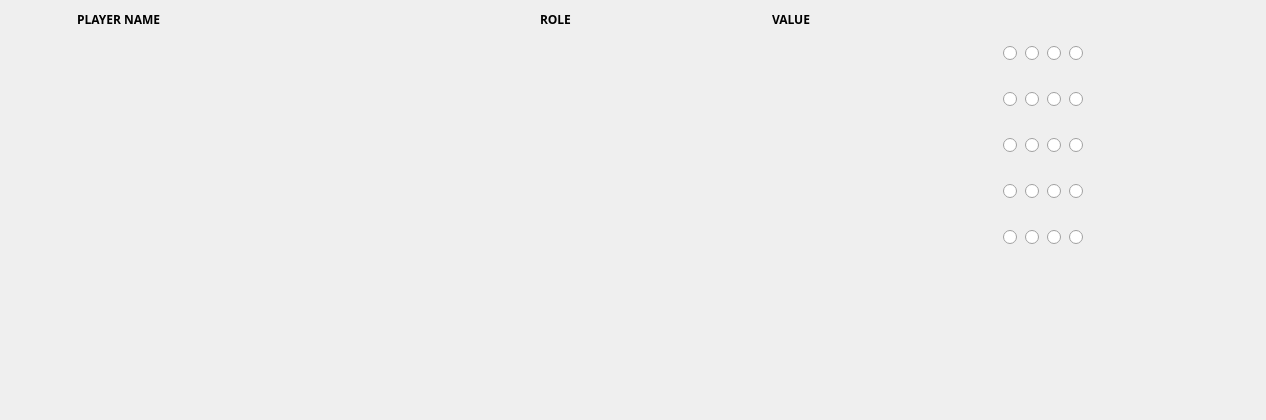
      <widget class="QWidget" name="scrollAreaWidgetContents">
       <property name="geometry">
        <rect>
         <x>0</x>
         <y>0</y>
         <width>1266</width>
         <height>420</height>
        </rect>
       </property>
       <layout class="QVBoxLayout" name="verticalLayout">
        <item>
         <layout class="QGridLayout" name="gridLayout_3">
          <property name="sizeConstraint">
           <enum>QLayout::SetMinimumSize</enum>
          </property>
          <item row="11" column="14">
           <widget class="QRadioButton" name="radioButton_22">
            <property name="maximumSize">
             <size>
              <width>18</width>
              <height>16777215</height>
             </size>
            </property>
            <property name="text">
             <string/>
            </property>
            <property name="autoExclusive">
             <bool>false</bool>
            </property>
           </widget>
          </item>
          <item row="12" column="14">
           <widget class="QRadioButton" name="radioButton_23">
            <property name="maximumSize">
             <size>
              <width>18</width>
              <height>16777215</height>
             </size>
            </property>
            <property name="text">
             <string/>
            </property>
            <property name="autoExclusive">
             <bool>false</bool>
            </property>
           </widget>
          </item>
          <item row="7" column="5">
           <widget class="QLabel" name="R2">
            <property name="styleSheet">
             <string notr="true"/>
            </property>
            <property name="text">
             <string/>
            </property>
           </widget>
          </item>
          <item row="12" column="6">
           <widget class="QLabel" name="V5">
            <property name="text">
             <string/>
            </property>
           </widget>
          </item>
          <item row="6" column="12">
           <widget class="QRadioButton" name="radioButton_2">
            <property name="maximumSize">
             <size>
              <width>16</width>
              <height>16777215</height>
             </size>
            </property>
            <property name="text">
             <string/>
            </property>
            <property name="autoExclusive">
             <bool>false</bool>
            </property>
           </widget>
          </item>
          <item row="7" column="6">
           <widget class="QLabel" name="V2">
            <property name="text">
             <string/>
            </property>
           </widget>
          </item>
          <item row="1" column="6">
           <widget class="QLabel" name="label_14">
            <property name="font">
             <font>
              <family>Microsoft PhagsPa</family>
              <weight>75</weight>
              <bold>true</bold>
             </font>
            </property>
            <property name="text">
             <string>VALUE</string>
            </property>
           </widget>
          </item>
          <item row="12" column="2">
           <widget class="QLabel" name="E5">
            <property name="font">
             <font>
              <family>HoloLens MDL2 Assets</family>
              <weight>75</weight>
              <bold>true</bold>
             </font>
            </property>
            <property name="text">
             <string/>
            </property>
           </widget>
          </item>
          <item row="10" column="2">
           <widget class="QLabel" name="E3">
            <property name="font">
             <font>
              <family>HoloLens MDL2 Assets</family>
              <weight>75</weight>
              <bold>true</bold>
             </font>
            </property>
            <property name="text">
             <string/>
            </property>
           </widget>
          </item>
          <item row="11" column="12">
           <widget class="QRadioButton" name="radioButton_16">
            <property name="maximumSize">
             <size>
              <width>17</width>
              <height>16777215</height>
             </size>
            </property>
            <property name="text">
             <string/>
            </property>
            <property name="autoExclusive">
             <bool>false</bool>
            </property>
           </widget>
          </item>
          <item row="7" column="14">
           <widget class="QRadioButton" name="radioButton_20">
            <property name="maximumSize">
             <size>
              <width>17</width>
              <height>16777215</height>
             </size>
            </property>
            <property name="text">
             <string/>
            </property>
            <property name="autoExclusive">
             <bool>false</bool>
            </property>
           </widget>
          </item>
          <item row="6" column="3" colspan="2">
           <widget class="QLabel" name="L1">
            <property name="font">
             <font>
              <family>HoloLens MDL2 Assets</family>
              <weight>75</weight>
              <bold>true</bold>
             </font>
            </property>
            <property name="text">
             <string/>
            </property>
           </widget>
          </item>
          <item row="12" column="7">
           <widget class="QRadioButton" name="radioButton_9">
            <property name="maximumSize">
             <size>
              <width>17</width>
              <height>16777215</height>
             </size>
            </property>
            <property name="font">
             <font>
              <family>Microsoft PhagsPa</family>
              <weight>75</weight>
              <bold>true</bold>
             </font>
            </property>
            <property name="text">
             <string/>
            </property>
            <property name="autoExclusive">
             <bool>false</bool>
            </property>
           </widget>
          </item>
          <item row="7" column="16">
           <spacer name="verticalSpacer_9">
            <property name="font">
             <font>
              <family>Microsoft PhagsPa</family>
              <weight>75</weight>
              <bold>true</bold>
             </font>
            </property>
            <property name="orientation">
             <enum>Qt::Vertical</enum>
            </property>
            <property name="sizeType">
             <enum>QSizePolicy::Minimum</enum>
            </property>
            <property name="sizeHint" stdset="0">
             <size>
              <width>20</width>
              <height>40</height>
             </size>
            </property>
           </spacer>
          </item>
          <item row="11" column="5">
           <widget class="QLabel" name="R4">
            <property name="text">
             <string/>
            </property>
           </widget>
          </item>
          <item row="1" column="3" colspan="2">
           <widget class="QLabel" name="label_11">
            <property name="font">
             <font>
              <family>HoloLens MDL2 Assets</family>
              <weight>75</weight>
              <bold>true</bold>
             </font>
            </property>
            <property name="text">
             <string>PLAYER NAME</string>
            </property>
           </widget>
          </item>
          <item row="6" column="8">
           <widget class="QRadioButton" name="radioButton">
            <property name="maximumSize">
             <size>
              <width>16</width>
              <height>16777215</height>
             </size>
            </property>
            <property name="text">
             <string/>
            </property>
            <property name="autoExclusive">
             <bool>false</bool>
            </property>
           </widget>
          </item>
          <item row="14" column="2">
           <widget class="QLabel" name="label_6">
            <property name="font">
             <font>
              <family>Microsoft PhagsPa</family>
              <weight>75</weight>
              <bold>true</bold>
             </font>
            </property>
            <property name="text">
             <string/>
            </property>
           </widget>
          </item>
          <item row="12" column="3" colspan="2">
           <widget class="QLabel" name="L5">
            <property name="font">
             <font>
              <family>HoloLens MDL2 Assets</family>
              <weight>75</weight>
              <bold>true</bold>
             </font>
            </property>
            <property name="text">
             <string/>
            </property>
           </widget>
          </item>
          <item row="10" column="12">
           <widget class="QRadioButton" name="radioButton_15">
            <property name="maximumSize">
             <size>
              <width>17</width>
              <height>16777215</height>
             </size>
            </property>
            <property name="text">
             <string/>
            </property>
            <property name="autoExclusive">
             <bool>false</bool>
            </property>
           </widget>
          </item>
          <item row="10" column="5">
           <widget class="QLabel" name="R3">
            <property name="text">
             <string/>
            </property>
           </widget>
          </item>
          <item row="7" column="3" colspan="2">
           <widget class="QLabel" name="L2">
            <property name="font">
             <font>
              <family>HoloLens MDL2 Assets</family>
              <weight>75</weight>
              <bold>true</bold>
             </font>
            </property>
            <property name="text">
             <string/>
            </property>
           </widget>
          </item>
          <item row="7" column="8">
           <widget class="QRadioButton" name="radioButton_3">
            <property name="maximumSize">
             <size>
              <width>17</width>
              <height>16777215</height>
             </size>
            </property>
            <property name="text">
             <string/>
            </property>
            <property name="autoExclusive">
             <bool>false</bool>
            </property>
           </widget>
          </item>
          <item row="12" column="12">
           <widget class="QRadioButton" name="radioButton_17">
            <property name="maximumSize">
             <size>
              <width>17</width>
              <height>16777215</height>
             </size>
            </property>
            <property name="text">
             <string/>
            </property>
            <property name="autoExclusive">
             <bool>false</bool>
            </property>
           </widget>
          </item>
          <item row="6" column="2">
           <widget class="QLabel" name="E1">
            <property name="maximumSize">
             <size>
              <width>60</width>
              <height>60</height>
             </size>
            </property>
            <property name="font">
             <font>
              <family>HoloLens MDL2 Assets</family>
              <weight>75</weight>
              <bold>true</bold>
             </font>
            </property>
            <property name="text">
             <string/>
            </property>
            <property name="scaledContents">
             <bool>false</bool>
            </property>
           </widget>
          </item>
          <item row="10" column="6">
           <widget class="QLabel" name="V3">
            <property name="text">
             <string/>
            </property>
           </widget>
          </item>
          <item row="11" column="8">
           <widget class="QRadioButton" name="radioButton_5">
            <property name="maximumSize">
             <size>
              <width>17</width>
              <height>16777215</height>
             </size>
            </property>
            <property name="text">
             <string/>
            </property>
            <property name="autoExclusive">
             <bool>false</bool>
            </property>
           </widget>
          </item>
          <item row="6" column="5">
           <widget class="QLabel" name="R1">
            <property name="text">
             <string/>
            </property>
           </widget>
          </item>
          <item row="6" column="16">
           <spacer name="verticalSpacer_8">
            <property name="font">
             <font>
              <family>Microsoft PhagsPa</family>
              <weight>75</weight>
              <bold>true</bold>
             </font>
            </property>
            <property name="orientation">
             <enum>Qt::Vertical</enum>
            </property>
            <property name="sizeType">
             <enum>QSizePolicy::Minimum</enum>
            </property>
            <property name="sizeHint" stdset="0">
             <size>
              <width>20</width>
              <height>40</height>
             </size>
            </property>
           </spacer>
          </item>
          <item row="6" column="14">
           <widget class="QRadioButton" name="radioButton_19">
            <property name="maximumSize">
             <size>
              <width>16</width>
              <height>16777215</height>
             </size>
            </property>
            <property name="text">
             <string/>
            </property>
            <property name="autoExclusive">
             <bool>false</bool>
            </property>
           </widget>
          </item>
          <item row="1" column="7">
           <widget class="QLabel" name="label_13">
            <property name="font">
             <font>
              <family>Microsoft PhagsPa</family>
              <weight>75</weight>
              <bold>true</bold>
             </font>
            </property>
            <property name="text">
             <string/>
            </property>
           </widget>
          </item>
          <item row="7" column="2">
           <widget class="QLabel" name="E2">
            <property name="font">
             <font>
              <family>HoloLens MDL2 Assets</family>
              <weight>75</weight>
              <bold>true</bold>
             </font>
            </property>
            <property name="text">
             <string/>
            </property>
           </widget>
          </item>
          <item row="12" column="16">
           <spacer name="verticalSpacer_10">
            <property name="font">
             <font>
              <family>Microsoft PhagsPa</family>
              <weight>75</weight>
              <bold>true</bold>
             </font>
            </property>
            <property name="orientation">
             <enum>Qt::Vertical</enum>
            </property>
            <property name="sizeType">
             <enum>QSizePolicy::Minimum</enum>
            </property>
            <property name="sizeHint" stdset="0">
             <size>
              <width>20</width>
              <height>40</height>
             </size>
            </property>
           </spacer>
          </item>
          <item row="7" column="7">
           <widget class="QRadioButton" name="radioButton_11">
            <property name="maximumSize">
             <size>
              <width>17</width>
              <height>16777215</height>
             </size>
            </property>
            <property name="font">
             <font>
              <family>Microsoft PhagsPa</family>
              <weight>75</weight>
              <bold>true</bold>
             </font>
            </property>
            <property name="text">
             <string/>
            </property>
            <property name="autoExclusive">
             <bool>false</bool>
            </property>
           </widget>
          </item>
          <item row="10" column="16">
           <spacer name="verticalSpacer_12">
            <property name="font">
             <font>
              <family>Microsoft PhagsPa</family>
              <weight>75</weight>
              <bold>true</bold>
             </font>
            </property>
            <property name="orientation">
             <enum>Qt::Vertical</enum>
            </property>
            <property name="sizeType">
             <enum>QSizePolicy::Minimum</enum>
            </property>
            <property name="sizeHint" stdset="0">
             <size>
              <width>20</width>
              <height>40</height>
             </size>
            </property>
           </spacer>
          </item>
          <item row="1" column="5">
           <widget class="QLabel" name="label_15">
            <property name="font">
             <font>
              <family>Microsoft PhagsPa</family>
              <weight>75</weight>
              <bold>true</bold>
             </font>
            </property>
            <property name="text">
             <string>ROLE</string>
            </property>
           </widget>
          </item>
          <item row="12" column="8">
           <widget class="QRadioButton" name="radioButton_6">
            <property name="maximumSize">
             <size>
              <width>17</width>
              <height>16777215</height>
             </size>
            </property>
            <property name="text">
             <string/>
            </property>
            <property name="autoExclusive">
             <bool>false</bool>
            </property>
           </widget>
          </item>
          <item row="7" column="12">
           <widget class="QRadioButton" name="radioButton_14">
            <property name="maximumSize">
             <size>
              <width>17</width>
              <height>16777215</height>
             </size>
            </property>
            <property name="text">
             <string/>
            </property>
            <property name="autoExclusive">
             <bool>false</bool>
            </property>
           </widget>
          </item>
          <item row="6" column="15">
           <spacer name="horizontalSpacer_9">
            <property name="orientation">
             <enum>Qt::Horizontal</enum>
            </property>
            <property name="sizeType">
             <enum>QSizePolicy::Minimum</enum>
            </property>
            <property name="sizeHint" stdset="0">
             <size>
              <width>150</width>
              <height>11</height>
             </size>
            </property>
           </spacer>
          </item>
          <item row="11" column="7">
           <widget class="QRadioButton" name="radioButton_8">
            <property name="maximumSize">
             <size>
              <width>17</width>
              <height>16777215</height>
             </size>
            </property>
            <property name="font">
             <font>
              <family>Microsoft PhagsPa</family>
              <weight>75</weight>
              <bold>true</bold>
             </font>
            </property>
            <property name="text">
             <string/>
            </property>
            <property name="autoExclusive">
             <bool>false</bool>
            </property>
           </widget>
          </item>
          <item row="11" column="16">
           <spacer name="verticalSpacer_11">
            <property name="font">
             <font>
              <family>Microsoft PhagsPa</family>
              <weight>75</weight>
              <bold>true</bold>
             </font>
            </property>
            <property name="orientation">
             <enum>Qt::Vertical</enum>
            </property>
            <property name="sizeType">
             <enum>QSizePolicy::Minimum</enum>
            </property>
            <property name="sizeHint" stdset="0">
             <size>
              <width>20</width>
              <height>40</height>
             </size>
            </property>
           </spacer>
          </item>
          <item row="6" column="7">
           <widget class="QRadioButton" name="radioButton_7">
            <property name="maximumSize">
             <size>
              <width>16</width>
              <height>16777215</height>
             </size>
            </property>
            <property name="font">
             <font>
              <family>Microsoft PhagsPa</family>
              <weight>75</weight>
              <bold>true</bold>
             </font>
            </property>
            <property name="text">
             <string/>
            </property>
            <property name="autoExclusive">
             <bool>false</bool>
            </property>
           </widget>
          </item>
          <item row="10" column="7">
           <widget class="QRadioButton" name="radioButton_10">
            <property name="maximumSize">
             <size>
              <width>17</width>
              <height>16777215</height>
             </size>
            </property>
            <property name="font">
             <font>
              <family>Microsoft PhagsPa</family>
              <weight>75</weight>
              <bold>true</bold>
             </font>
            </property>
            <property name="text">
             <string/>
            </property>
            <property name="autoExclusive">
             <bool>false</bool>
            </property>
           </widget>
          </item>
          <item row="12" column="5">
           <widget class="QLabel" name="R5">
            <property name="text">
             <string/>
            </property>
           </widget>
          </item>
          <item row="10" column="3" colspan="2">
           <widget class="QLabel" name="L3">
            <property name="font">
             <font>
              <family>HoloLens MDL2 Assets</family>
              <weight>75</weight>
              <bold>true</bold>
             </font>
            </property>
            <property name="text">
             <string/>
            </property>
           </widget>
          </item>
          <item row="11" column="3" colspan="2">
           <widget class="QLabel" name="L4">
            <property name="font">
             <font>
              <family>HoloLens MDL2 Assets</family>
              <weight>75</weight>
              <bold>true</bold>
             </font>
            </property>
            <property name="text">
             <string/>
            </property>
           </widget>
          </item>
          <item row="6" column="6">
           <widget class="QLabel" name="V1">
            <property name="text">
             <string/>
            </property>
           </widget>
          </item>
          <item row="10" column="8">
           <widget class="QRadioButton" name="radioButton_4">
            <property name="maximumSize">
             <size>
              <width>17</width>
              <height>16777215</height>
             </size>
            </property>
            <property name="text">
             <string/>
            </property>
            <property name="autoExclusive">
             <bool>false</bool>
            </property>
           </widget>
          </item>
          <item row="11" column="6">
           <widget class="QLabel" name="V4">
            <property name="text">
             <string/>
            </property>
           </widget>
          </item>
          <item row="10" column="14">
           <widget class="QRadioButton" name="radioButton_21">
            <property name="maximumSize">
             <size>
              <width>18</width>
              <height>16777215</height>
             </size>
            </property>
            <property name="text">
             <string/>
            </property>
            <property name="autoExclusive">
             <bool>false</bool>
            </property>
           </widget>
          </item>
          <item row="14" column="16">
           <spacer name="verticalSpacer">
            <property name="font">
             <font>
              <family>Microsoft PhagsPa</family>
              <weight>75</weight>
              <bold>true</bold>
             </font>
            </property>
            <property name="orientation">
             <enum>Qt::Vertical</enum>
            </property>
            <property name="sizeType">
             <enum>QSizePolicy::Expanding</enum>
            </property>
            <property name="sizeHint" stdset="0">
             <size>
              <width>20</width>
              <height>40</height>
             </size>
            </property>
           </spacer>
          </item>
          <item row="11" column="2">
           <widget class="QLabel" name="E4">
            <property name="text">
             <string/>
            </property>
           </widget>
          </item>
         </layout>
        </item>
       </layout>
      </widget>
